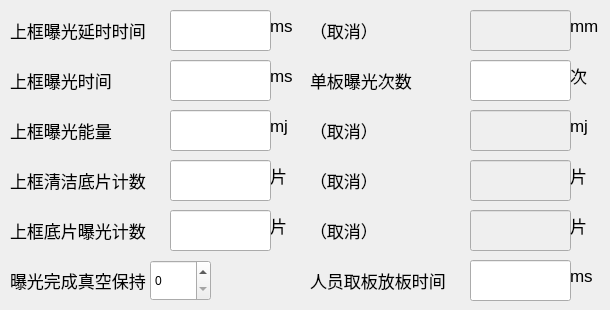
   <widget class="QWidget" name="page_bgpara">
    <widget class="QLabel" name="label_upbg_delay">
     <property name="geometry">
      <rect>
       <x>10</x>
       <y>10</y>
       <width>161</width>
       <height>41</height>
      </rect>
     </property>
     <property name="font">
      <font>
       <pointsize>13</pointsize>
      </font>
     </property>
     <property name="text">
      <string>上框曝光延时时间 </string>
     </property>
    </widget>
    <widget class="QLineEdit" name="lineEdit_upbg_delay">
     <property name="geometry">
      <rect>
       <x>170</x>
       <y>10</y>
       <width>101</width>
       <height>41</height>
      </rect>
     </property>
    </widget>
    <widget class="QLabel" name="label_upbd_delayunit">
     <property name="geometry">
      <rect>
       <x>270</x>
       <y>10</y>
       <width>31</width>
       <height>31</height>
      </rect>
     </property>
     <property name="font">
      <font>
       <pointsize>13</pointsize>
      </font>
     </property>
     <property name="text">
      <string>ms </string>
     </property>
    </widget>
    <widget class="QLabel" name="label_downbd_delayunit">
     <property name="geometry">
      <rect>
       <x>570</x>
       <y>10</y>
       <width>31</width>
       <height>31</height>
      </rect>
     </property>
     <property name="font">
      <font>
       <pointsize>13</pointsize>
      </font>
     </property>
     <property name="text">
      <string>mm</string>
     </property>
    </widget>
    <widget class="QLabel" name="label_downbg_delay">
     <property name="geometry">
      <rect>
       <x>310</x>
       <y>10</y>
       <width>161</width>
       <height>41</height>
      </rect>
     </property>
     <property name="font">
      <font>
       <pointsize>13</pointsize>
      </font>
     </property>
     <property name="text">
      <string>（取消）</string>
     </property>
    </widget>
    <widget class="QLineEdit" name="lineEdit_downbg_delay">
     <property name="enabled">
      <bool>false</bool>
     </property>
     <property name="geometry">
      <rect>
       <x>470</x>
       <y>10</y>
       <width>101</width>
       <height>41</height>
      </rect>
     </property>
    </widget>
    <widget class="QLabel" name="label_downbg_time">
     <property name="geometry">
      <rect>
       <x>310</x>
       <y>60</y>
       <width>161</width>
       <height>41</height>
      </rect>
     </property>
     <property name="font">
      <font>
       <pointsize>13</pointsize>
      </font>
     </property>
     <property name="text">
      <string>单板曝光次数</string>
     </property>
    </widget>
    <widget class="QLineEdit" name="lineEdit_downbg_time">
     <property name="geometry">
      <rect>
       <x>470</x>
       <y>60</y>
       <width>101</width>
       <height>41</height>
      </rect>
     </property>
    </widget>
    <widget class="QLabel" name="label_upbd_timeunit">
     <property name="geometry">
      <rect>
       <x>270</x>
       <y>60</y>
       <width>31</width>
       <height>31</height>
      </rect>
     </property>
     <property name="font">
      <font>
       <pointsize>13</pointsize>
      </font>
     </property>
     <property name="text">
      <string>ms </string>
     </property>
    </widget>
    <widget class="QLabel" name="label_upbg_time">
     <property name="geometry">
      <rect>
       <x>10</x>
       <y>60</y>
       <width>161</width>
       <height>41</height>
      </rect>
     </property>
     <property name="font">
      <font>
       <pointsize>13</pointsize>
      </font>
     </property>
     <property name="text">
      <string>上框曝光时间 </string>
     </property>
    </widget>
    <widget class="QLineEdit" name="lineEdit_upbg_time">
     <property name="geometry">
      <rect>
       <x>170</x>
       <y>60</y>
       <width>101</width>
       <height>41</height>
      </rect>
     </property>
    </widget>
    <widget class="QLabel" name="label_downbd_timeunit">
     <property name="geometry">
      <rect>
       <x>570</x>
       <y>60</y>
       <width>31</width>
       <height>31</height>
      </rect>
     </property>
     <property name="font">
      <font>
       <pointsize>13</pointsize>
      </font>
     </property>
     <property name="text">
      <string>次</string>
     </property>
    </widget>
    <widget class="QLabel" name="label_downbg_energy">
     <property name="geometry">
      <rect>
       <x>310</x>
       <y>110</y>
       <width>161</width>
       <height>41</height>
      </rect>
     </property>
     <property name="font">
      <font>
       <pointsize>13</pointsize>
      </font>
     </property>
     <property name="text">
      <string>（取消）</string>
     </property>
    </widget>
    <widget class="QLineEdit" name="lineEdit_downbg_energy">
     <property name="enabled">
      <bool>false</bool>
     </property>
     <property name="geometry">
      <rect>
       <x>470</x>
       <y>110</y>
       <width>101</width>
       <height>41</height>
      </rect>
     </property>
    </widget>
    <widget class="QLabel" name="label_upbg_energyunit">
     <property name="geometry">
      <rect>
       <x>270</x>
       <y>110</y>
       <width>31</width>
       <height>31</height>
      </rect>
     </property>
     <property name="font">
      <font>
       <pointsize>13</pointsize>
      </font>
     </property>
     <property name="text">
      <string>mj </string>
     </property>
    </widget>
    <widget class="QLabel" name="label_upbg_energy">
     <property name="geometry">
      <rect>
       <x>10</x>
       <y>110</y>
       <width>161</width>
       <height>41</height>
      </rect>
     </property>
     <property name="font">
      <font>
       <pointsize>13</pointsize>
      </font>
     </property>
     <property name="text">
      <string>上框曝光能量</string>
     </property>
    </widget>
    <widget class="QLineEdit" name="lineEdit_upbg_energy">
     <property name="geometry">
      <rect>
       <x>170</x>
       <y>110</y>
       <width>101</width>
       <height>41</height>
      </rect>
     </property>
    </widget>
    <widget class="QLabel" name="label_downbg_energyunit">
     <property name="geometry">
      <rect>
       <x>570</x>
       <y>110</y>
       <width>31</width>
       <height>31</height>
      </rect>
     </property>
     <property name="font">
      <font>
       <pointsize>13</pointsize>
      </font>
     </property>
     <property name="text">
      <string>mj </string>
     </property>
    </widget>
    <widget class="QLabel" name="label_downdpclear_count">
     <property name="geometry">
      <rect>
       <x>310</x>
       <y>160</y>
       <width>161</width>
       <height>41</height>
      </rect>
     </property>
     <property name="font">
      <font>
       <pointsize>13</pointsize>
      </font>
     </property>
     <property name="text">
      <string>（取消）</string>
     </property>
    </widget>
    <widget class="QLineEdit" name="lineEdit_downdpclear_count">
     <property name="enabled">
      <bool>false</bool>
     </property>
     <property name="geometry">
      <rect>
       <x>470</x>
       <y>160</y>
       <width>101</width>
       <height>41</height>
      </rect>
     </property>
    </widget>
    <widget class="QLabel" name="label_updpclear_unit">
     <property name="geometry">
      <rect>
       <x>270</x>
       <y>160</y>
       <width>31</width>
       <height>31</height>
      </rect>
     </property>
     <property name="font">
      <font>
       <pointsize>13</pointsize>
      </font>
     </property>
     <property name="text">
      <string>片</string>
     </property>
    </widget>
    <widget class="QLabel" name="label_updpclear_count">
     <property name="geometry">
      <rect>
       <x>10</x>
       <y>160</y>
       <width>161</width>
       <height>41</height>
      </rect>
     </property>
     <property name="font">
      <font>
       <pointsize>13</pointsize>
      </font>
     </property>
     <property name="text">
      <string>上框清洁底片计数</string>
     </property>
    </widget>
    <widget class="QLineEdit" name="lineEdit_updpclear_count">
     <property name="geometry">
      <rect>
       <x>170</x>
       <y>160</y>
       <width>101</width>
       <height>41</height>
      </rect>
     </property>
    </widget>
    <widget class="QLabel" name="label_downdp_unit">
     <property name="geometry">
      <rect>
       <x>570</x>
       <y>160</y>
       <width>31</width>
       <height>31</height>
      </rect>
     </property>
     <property name="font">
      <font>
       <pointsize>13</pointsize>
      </font>
     </property>
     <property name="text">
      <string>片</string>
     </property>
    </widget>
    <widget class="QLabel" name="label_downdpbg_count">
     <property name="geometry">
      <rect>
       <x>310</x>
       <y>210</y>
       <width>161</width>
       <height>41</height>
      </rect>
     </property>
     <property name="font">
      <font>
       <pointsize>13</pointsize>
      </font>
     </property>
     <property name="text">
      <string>（取消）</string>
     </property>
    </widget>
    <widget class="QLineEdit" name="lineEdit_downdpbg_count">
     <property name="enabled">
      <bool>false</bool>
     </property>
     <property name="geometry">
      <rect>
       <x>470</x>
       <y>210</y>
       <width>101</width>
       <height>41</height>
      </rect>
     </property>
    </widget>
    <widget class="QLabel" name="label_updpbg_unit">
     <property name="geometry">
      <rect>
       <x>270</x>
       <y>210</y>
       <width>31</width>
       <height>31</height>
      </rect>
     </property>
     <property name="font">
      <font>
       <pointsize>13</pointsize>
      </font>
     </property>
     <property name="text">
      <string>片</string>
     </property>
    </widget>
    <widget class="QLabel" name="label_updpbg_count">
     <property name="geometry">
      <rect>
       <x>10</x>
       <y>210</y>
       <width>161</width>
       <height>41</height>
      </rect>
     </property>
     <property name="font">
      <font>
       <pointsize>13</pointsize>
      </font>
     </property>
     <property name="text">
      <string>上框底片曝光计数</string>
     </property>
    </widget>
    <widget class="QLineEdit" name="lineEdit_updpbg_count">
     <property name="geometry">
      <rect>
       <x>170</x>
       <y>210</y>
       <width>101</width>
       <height>41</height>
      </rect>
     </property>
    </widget>
    <widget class="QLabel" name="label_downdpbg_unit">
     <property name="geometry">
      <rect>
       <x>570</x>
       <y>210</y>
       <width>31</width>
       <height>31</height>
      </rect>
     </property>
     <property name="font">
      <font>
       <pointsize>13</pointsize>
      </font>
     </property>
     <property name="text">
      <string>片</string>
     </property>
    </widget>
    <widget class="QLabel" name="label_switchboard_time">
     <property name="geometry">
      <rect>
       <x>310</x>
       <y>260</y>
       <width>161</width>
       <height>41</height>
      </rect>
     </property>
     <property name="font">
      <font>
       <pointsize>13</pointsize>
      </font>
     </property>
     <property name="text">
      <string>人员取板放板时间</string>
     </property>
    </widget>
    <widget class="QLineEdit" name="lineEdit_switchboard_time">
     <property name="geometry">
      <rect>
       <x>470</x>
       <y>260</y>
       <width>101</width>
       <height>41</height>
      </rect>
     </property>
    </widget>
    <widget class="QLabel" name="label_zhenkongbaochi">
     <property name="geometry">
      <rect>
       <x>10</x>
       <y>260</y>
       <width>141</width>
       <height>41</height>
      </rect>
     </property>
     <property name="font">
      <font>
       <pointsize>13</pointsize>
      </font>
     </property>
     <property name="text">
      <string>曝光完成真空保持</string>
     </property>
    </widget>
    <widget class="QLabel" name="label_switchboard_unit">
     <property name="geometry">
      <rect>
       <x>570</x>
       <y>260</y>
       <width>31</width>
       <height>31</height>
      </rect>
     </property>
     <property name="font">
      <font>
       <pointsize>13</pointsize>
      </font>
     </property>
     <property name="text">
      <string>ms </string>
     </property>
    </widget>
    <widget class="QSpinBox" name="spinBox_zhenkongbaochi">
     <property name="geometry">
      <rect>
       <x>150</x>
       <y>260</y>
       <width>61</width>
       <height>41</height>
      </rect>
     </property>
     <property name="maximum">
      <number>1</number>
     </property>
    </widget>
   </widget>
